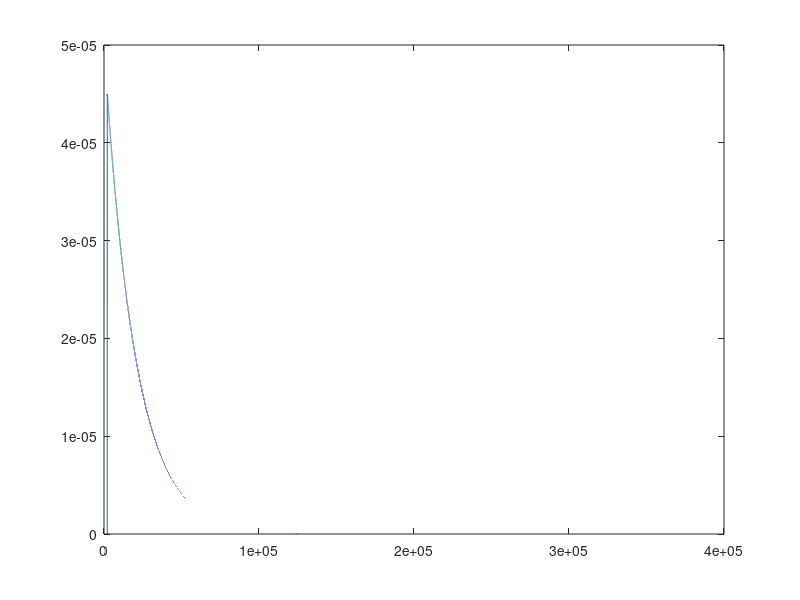

This figure's MATLAB source: (Note: this script raises an error after producing the figure.)
%% 
clear all
close all
clc

% parameters
K               = 5;                            % analyse data 3 times
TotalAlpha      = 0.01;                         % pre-specified alpha-level for the full sequential test
Alpha_k         = ones(1,K)*(TotalAlpha/K);     % alpha to spend at each stage
Gamma_k         = [0.1, 0.15, 0.2, 0.25, 0.29]; % ...!
Resolution      = (1/0.0001);                   % the resolution of the approximated distribution of the test statistic
Xvalues         = 0:1/Resolution:35;            % the x-axis along which the distribution of the test statistic will be defined
Null         	= chi2pdf(Xvalues,2);           % null distribution for test statistic at stage k
Null            = Null/sum(Null);             	% normalise 
Chi2_Norm       = Null/sum(Null);             	% normalise 

% stage 1 threshold
k               = 1;                                % stage 1
aThresholds(k)	= -2*log( Alpha_k(k) );                                                 % for the first stage, we don't need to do any convolutions
gThresholds(k)	= -2*log(1- Gamma_k(k) );
TruncInd_Ra      = round(aThresholds(k)*Resolution);                                          % The location where the stage 1 distribution will be truncated (later at stage two)
TruncInd_Rg      = round(gThresholds(k)*Resolution);           

for k = 2:K
    disp(k)
    NullTrunc                   = Null;                                                     % reset null hip.
    NullTrunc(TruncInd_Ra:end)  = zeros(1, length(NullTrunc(TruncInd_Ra:end)));              % truncate distribution: this is the stage k-1 distribution upon entering stage k
    NullTrunc(1:TruncInd_Rg)    = zeros(1, length(NullTrunc(1:TruncInd_Rg)));
    
    plot(NullTrunc)
    % drawnow
    
    Null2                       = conv(Chi2_Norm, NullTrunc);                               % convolve the truncated distribution with the stage two distribution (given by Chi2_Norm) to give the distibution of the summary statistic for stage k
    Null2                       = Null2 / (sum(Null2) / (1 - sum(Gamma_k(1:(k-1))) - sum(Alpha_k(1:(k-1)))));
    % Null2                       = Null2 / (1 - sum(Gamma_k(1:(k-1))) - sum(Alpha_k(1:(k-1))));   % normalise. Note: area is reduced due to the truncation
    
    TruncInd_Ra                  = findIndex(Null2, sum(Null2) - Alpha_k(k));            % find the critical threshold. Function "findIndex" is a search function (probably not the most efficient, but it works)
    aThresholds(k)              = TruncInd_Ra/Resolution;                                    % translate the index to a threshold
    TruncInd_Rg                 = findIndex(Null2, Gamma_k(k), 1);
    gThresholds(k)              = TruncInd_Rg/Resolution;
    Null                        = Null2; 
    % disp(aThresholds)
    % disp(gThresholds)
end
disp('')
disp('--------------------------------')
% disp(aThresholds)
% disp(gThresholds)
% Thresholds =[aThresholds;gThresholds]
Thresholds = aThresholds;
%%
% % % % % % % % % % % % % % % % % % % % % % % % % % % % % % % % % % % % % %
% % % % % % % % % % % % % % % % % % % % % % % % % % % % % % % % % % % % % %
% % % % % % % % % % % verify FPR  % % % % % % % % % % % % % % % % % % % % %
% % % % % % % % % % % % % % % % % % % % % % % % % % % % % % % % % % % % % %
% % % % % % % % % % % % % % % % % % % % % % % % % % % % % % % % % % % % % %
K       = 5;                % test the 5-staged design
FP      = zeros(1, K);      % number of false-positives
NumT    = 1000000;          % number of tests to carry out

for ti=1:NumT
    Ps          = rand(1,K);            % random p values: all assumptions are met, so the FPR should be exact. 
    Plog        = -2*log(Ps);           % fisher transform
    Detected    = false;                % 
    
    % check for rejections
    k = 1;
    if sum(Plog(1:k)) > Thresholds(k)       % H0 rejected at stage 1 --> stop
        FP(k) = FP(k) + 1;
    else
        k = 2;
        if sum(Plog(1:k)) > Thresholds(k)       % H0 rejected at stage 2 --> stop
            FP(k) = FP(k) + 1;
        else
            k = 3;
            if sum(Plog(1:k)) > Thresholds(k)   % H0 rejected at stage 3 --> stop
                FP(k) = FP(k) + 1;
            else
                k = 4;
                if sum(Plog(1:k)) > Thresholds(k)   % H0 rejected at stage 3 --> stop
                    FP(k) = FP(k) + 1;
                else
                    k = 5;
                    if sum(Plog(1:k)) > Thresholds(k)   % H0 rejected at stage 3 --> stop
                        FP(k) = FP(k) + 1;
                    end
                end
            end
        end
    end
end

Stage_FPRs  = FP/NumT               % stage-wise FPRs
FPR         = sum(FP) / NumT        % total FPR